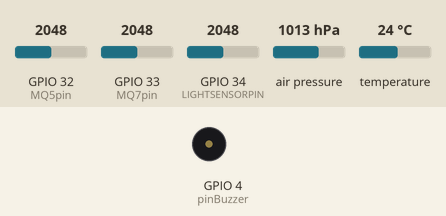
Recording of a sketch running on a simulated ESP32. On the bench: buzzer (waves = sounding, pin HIGH). Inputs (shaded band) come from the test bench; at power-on: GPIO 32 (MQ5pin) = 2048, GPIO 33 (MQ7pin) = 2048, GPIO 34 (LIGHTSENSORPIN) = 2048, air pressure 1013 hPa, temperature 24 °C. WiFi joins after 1.5 s; servers stay silent unless stated; the local clock reads 2024-03-15 10:24:30 at power-on unless the sketch sets it; no MQTT or app messages arrive unless stated; what the sketch prints to the serial monitor is not drawn.

Above: at 0.05 s.
Timing chart, 0 to 3.0 s (numbered marks = the images above):
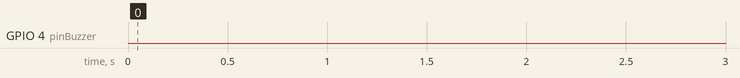

The sketch:

Codigo_que_funciona_sin_bmp.ino
```cpp
#include <Wire.h>
#include <WiFi.h>
#include "AsyncMqttClient.h"
#include "time.h"
#include "Arduino.h"
#include <Adafruit_BMP085.h>
Adafruit_BMP085 bmp;

//BMP180
float Temperatura = 0;
float Presion = 0;

//TEMT
#define LIGHTSENSORPIN 34
float NivelLuz;

//MQ
#define MQ7pin 33
float sensorMq7Value;

#define MQ5pin 32
float sensorMq5Value;

#define Peligro 40

//INTERVALOS
unsigned long now = 0;
unsigned long lastMeasure1 = 0;
#define interval1 5000

unsigned long lastMeasure2 = 0;
#define interval2 100

//Buzzer
#define pinBuzzer 4

#define ON 1
#define OFF 0

boolean state = false;


//MQTT
//////wifi
const char* ssid = "ORT-IoT";
const char* password = "OrtIOTnew22$2";

const char name_device = 15;  ////device numero de grupo 5A 1x siendo x el numero de grupo
///                        5B 2x siendo x el numero de grupo

// Timers auxiliar variables//////////////////////////
unsigned long lastMeasure3 = 0; ///variable para contar el tiempo actual
unsigned long lastMeasure4 = 0; ///variable para contar el tiempo actual

const unsigned long interval_envio = 30000;//Intervalo de envio de datos mqtt
const unsigned long interval_leeo =  60000;//Intervalo de lectura de datos y guardado en la cola
int i = 0;

///time
long unsigned int timestamp ;  // hora
const char* ntpServer = "south-america.pool.ntp.org";
const long  gmtOffset_sec = -10800;
const int   daylightOffset_sec = 0;

///variables ingresar a la cola struct
int indice_entra = 0;
int indice_saca = 0;
bool flag_vacio = 1;

/////mqqtt
#define MQTT_HOST IPAddress(10, 162, 24, 31)
#define MQTT_PORT 1883
#define MQTT_USERNAME "esp32"
#define MQTT_PASSWORD "mirko15"
char mqtt_payload[150] ;  /////
// Test MQTT Topic
#define MQTT_PUB "/esp32/datos_sensores"
AsyncMqttClient mqttClient;
TimerHandle_t mqttReconnectTimer;
TimerHandle_t wifiReconnectTimer;

typedef struct
{
  long time;
  float T1;///tempe
  float G5;///gas 5
  float G7;// gas 7
  float Presion; //presion
  float luz;
  bool Alarma;
  float ruido;
} estructura ;
/////////////////
const int valor_max_struct = 1000; ///valor vector de struct
estructura datos_struct [valor_max_struct];///Guardo valores hasta que lo pueda enviar
estructura aux2 ;


void setup() {
Serial.begin(115200);

   pinMode (pinBuzzer, OUTPUT);
bmp.begin();
  setupmqtt();
  //Setup de time
  configTime(gmtOffset_sec, daylightOffset_sec, ntpServer);
}

void loop() {

  now = millis();
  Alarma();
   if ((now - lastMeasure1) >= interval1) {
    lastMeasure1 = now;
    // TEMT
    NivelLuz = analogRead(LIGHTSENSORPIN);
    float square_ratio = NivelLuz / 4095.0; //Get percent of maximum value (1023)
    square_ratio = pow(square_ratio, 2.0);

    //MQ
    sensorMq7Value = analogRead(MQ7pin) *100 / 4095;
    sensorMq5Value = analogRead(MQ5pin)*100 / 4095;

    //BMP
    Temperatura = bmp.readTemperature();
    Presion = bmp.readPressure();

    //PRINTEO
    Serial.print("Temperatura: ");
    Serial.println(Temperatura);

    Serial.print("Presion: ");
    Serial.println(Presion);

    Serial.print("Luz: ");
    Serial.println(NivelLuz);


    Serial.print("Humo: ");
    Serial.println(sensorMq7Value);


    Serial.print("Gas nat: ");
    Serial.println(sensorMq5Value);


    if (sensorMq7Value > Peligro || sensorMq5Value > Peligro) {

    Serial.println("Precaución");
  }

   }
     if (now - lastMeasure3 > interval_envio) {    ////envio el doble de lectura por si falla algun envio
    lastMeasure3 = now;/// cargo el valor actual de millis
    fun_envio_mqtt();///envio los valores por mqtt
  }
  if (now - lastMeasure4 > interval_leeo) {
    lastMeasure4 = now;/// cargo el valor actual de millis
    fun_entra(); ///ingreso los valores a la cola struct
  }

}
void Alarma() {
  if (sensorMq7Value > Peligro || sensorMq5Value > Peligro) {
    switch (state) {
      case OFF:
        if ((now - lastMeasure2) >= interval2) {
          digitalWrite(pinBuzzer, HIGH);
          lastMeasure2 = now;
          state = ON;
        }
        break;

      case ON:
        if ((now - lastMeasure2) >= interval2) {
          digitalWrite(pinBuzzer, LOW);
          lastMeasure2 = now;
          state = OFF;
        }
        break;
    }
  }
}

void setupmqtt()
{
  mqttReconnectTimer = xTimerCreate("mqttTimer", pdMS_TO_TICKS(2000), pdFALSE, (void*)0, reinterpret_cast<TimerCallbackFunction_t>(connectToMqtt));
  wifiReconnectTimer = xTimerCreate("wifiTimer", pdMS_TO_TICKS(2000), pdFALSE, (void*)0, reinterpret_cast<TimerCallbackFunction_t>(connectToWifi));
  WiFi.onEvent(WiFiEvent);
  mqttClient.onConnect(onMqttConnect);
  mqttClient.onDisconnect(onMqttDisconnect);
  mqttClient.onPublish(onMqttPublish);
  mqttClient.setServer(MQTT_HOST, MQTT_PORT);
  mqttClient.setCredentials(MQTT_USERNAME, MQTT_PASSWORD);
  connectToWifi();
}

void fun_envio_mqtt ()
{
  fun_saca ();////veo si hay valores nuevos
  if (flag_vacio == 0) ////si hay los envio
  {
    Serial.print("enviando");
    ////genero el string a enviar
    snprintf (mqtt_payload, 150, "%u&%ld&%.2f&%.2f&%.2f&%.2f&%.2f&%.2f&%u", name_device, aux2.time, aux2.T1, aux2.G5, aux2.G7, aux2.Presion, aux2.luz, aux2.ruido, aux2.Alarma); //random(10,50)
    aux2.time = 0; ///limpio valores
    aux2.T1 = 0;
    aux2.G5 = 0;
    aux2.G7 = 0;
    aux2.Presion = 0;
    aux2.luz = 0;
    aux2.Alarma = 0;
    aux2.ruido = 0;

    Serial.print("Publish message: ");
    Serial.println(mqtt_payload);
    // Publishes Temperature and Humidity values
    uint16_t packetIdPub1 = mqttClient.publish(MQTT_PUB, 1, true, mqtt_payload);
  }
  else
  {
    Serial.println("no hay valores nuevos");
  }
}///////////////////////////////////////////////////

void connectToWifi() {
  Serial.println("Connecting to Wi-Fi...");
  WiFi.begin(ssid, password);
}///////////////////////////////////////////////////
void connectToMqtt() {
  Serial.println("Connecting to MQTT...");
  mqttClient.connect();
}///////////////////////////////////////////////////

void WiFiEvent(WiFiEvent_t event) {
  Serial.printf("[WiFi-event] event: %d\n", event);
  switch (event) {
    case SYSTEM_EVENT_STA_GOT_IP:
      Serial.println("WiFi connected");
      Serial.println("IP address: ");
      Serial.println(WiFi.localIP());
      connectToMqtt();
      break;
    case SYSTEM_EVENT_STA_DISCONNECTED:
      Serial.println("WiFi lost connection");
      xTimerStop(mqttReconnectTimer, 0); // ensure we don't reconnect to MQTT while reconnecting to Wi-Fi
      xTimerStart(wifiReconnectTimer, 0);
      break;
  }
}///////////////////////////////////////////////////
////////////////NO TOCAR FUNCIONES MQTT///////////////////////////////////
void onMqttConnect(bool sessionPresent) {
  Serial.println("Connected to MQTT.");
  Serial.print("Session present: ");
  Serial.println(sessionPresent);
}///////////////////////////////////////////////////

////////////////NO TOCAR FUNCIONES MQTT///////////////////////////////////
void onMqttDisconnect(AsyncMqttClientDisconnectReason reason) {
  Serial.println("Disconnected from MQTT.");
  if (WiFi.isConnected()) {
    xTimerStart(mqttReconnectTimer, 0);
  }
}
////////////////NO TOCAR FUNCIONES MQTT///////////////////////////////////
void onMqttPublish(uint16_t packetId) {
  Serial.print("Publish acknowledged.");
  Serial.print("  packetId: ");
  Serial.println(packetId);
}///////////////////////////////////////////////////

///////////////////////////////////////////////////////////////////////////
/////////////Funcion que saca un valor de la estructura para enviar //////
///////////////////////////////////////////////////////////////////////
void fun_saca () {
  if (indice_saca != indice_entra)
  {
    aux2.time = datos_struct[indice_saca].time;
    aux2.T1 = datos_struct[indice_saca].T1;
    aux2.G5 = datos_struct[indice_saca].G5;
    aux2.G7 = datos_struct[indice_saca].G7;
    aux2.Presion = datos_struct[indice_saca].Presion;
    aux2.luz = datos_struct[indice_saca].luz;
    aux2.Alarma = datos_struct[indice_saca].Alarma;
    aux2.ruido = datos_struct[indice_saca].ruido;

    flag_vacio = 0;

    Serial.println(indice_saca);
    if (indice_saca >= (valor_max_struct - 1))
    {
      indice_saca = 0;
    }
    else
    {
      indice_saca++;
    }
    Serial.print("saco valores de la struct isaca:");
    Serial.println(indice_saca);
  }
  else
  {
    flag_vacio = 1; ///// no hay datos
  }
  return ;
}
/////////////////////////////////////////////////////////////////////
/////////////funcion que ingresa valores a la cola struct///////////
///////////////////////////////////////////////////////////////////
void fun_entra (void)
{
  if (indice_entra >= valor_max_struct)
  {
    indice_entra = 0; ///si llego al maximo de la cola se vuelve a cero
  }
  //////////// timestamp/////// consigo la hora
  Serial.print("> NTP Time:");
  timestamp =  time(NULL);
  struct tm timeinfo;
  if (!getLocalTime(&timeinfo)) {
    Serial.println("Failed to obtain time");
    return;  //// si no puede conseguir la hora
  }
  Serial.println(&timeinfo, "%A, %B %d %Y %H:%M:%S");
  ///////////////////////// fin de consigo la hora
  datos_struct[indice_entra].time = timestamp;
  datos_struct[indice_entra].T1 = Temperatura; /// leeo los datos
  datos_struct[indice_entra].G5 = sensorMq5Value; //// se puede pasar por un parametro
  datos_struct[indice_entra].G7 = sensorMq7Value;
  datos_struct[indice_entra].luz = NivelLuz;
  datos_struct[indice_entra].ruido = 0; ///// valores motor
  datos_struct[indice_entra].Presion = Presion;
  Serial.print("saco valores de la struct ientra");
  Serial.println(indice_entra);
}
```

Measured:
- by itself, GPIO 4 (pinBuzzer): LOW → HIGH at 5.0 s, → LOW 0.10 s later, → HIGH 0.10 s later, → LOW 0.10 s later, … (1250 changes in this stretch)
